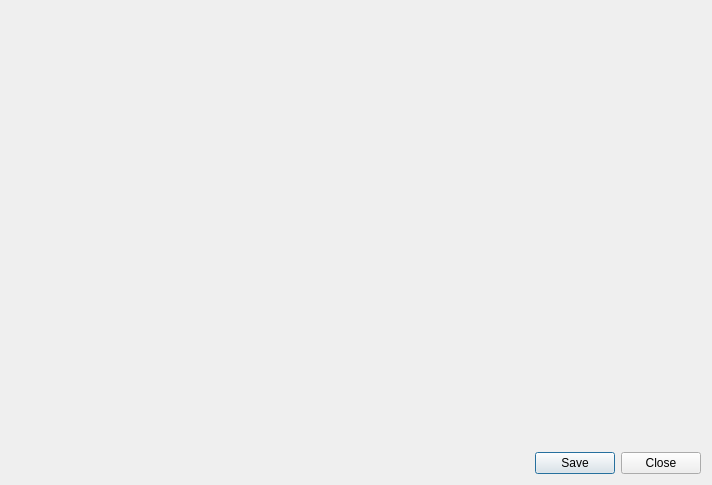
<?xml version="1.0" encoding="UTF-8"?>
<ui version="4.0">
 <class>NodeEditorWindow</class>
 <widget class="QDialog" name="NodeEditorWindow">
  <property name="geometry">
   <rect>
    <x>0</x>
    <y>0</y>
    <width>712</width>
    <height>485</height>
   </rect>
  </property>
  <property name="windowTitle">
   <string>Node Editor</string>
  </property>
  <layout class="QVBoxLayout" name="verticalLayout">
   <item>
    <widget class="NodeEditorPanel" name="widget" native="true"/>
   </item>
   <item>
    <widget class="QDialogButtonBox" name="buttonBox">
     <property name="orientation">
      <enum>Qt::Horizontal</enum>
     </property>
     <property name="standardButtons">
      <set>QDialogButtonBox::Close|QDialogButtonBox::Save</set>
     </property>
    </widget>
   </item>
  </layout>
 </widget>
 <customwidgets>
  <customwidget>
   <class>NodeEditorPanel</class>
   <extends>QWidget</extends>
   <header>NodeEditorPanel</header>
   <container>1</container>
  </customwidget>
 </customwidgets>
 <resources/>
 <connections>
  <connection>
   <sender>buttonBox</sender>
   <signal>accepted()</signal>
   <receiver>NodeEditorWindow</receiver>
   <slot>accept()</slot>
   <hints>
    <hint type="sourcelabel">
     <x>248</x>
     <y>254</y>
    </hint>
    <hint type="destinationlabel">
     <x>157</x>
     <y>274</y>
    </hint>
   </hints>
  </connection>
  <connection>
   <sender>buttonBox</sender>
   <signal>rejected()</signal>
   <receiver>NodeEditorWindow</receiver>
   <slot>reject()</slot>
   <hints>
    <hint type="sourcelabel">
     <x>316</x>
     <y>260</y>
    </hint>
    <hint type="destinationlabel">
     <x>286</x>
     <y>274</y>
    </hint>
   </hints>
  </connection>
 </connections>
</ui>
